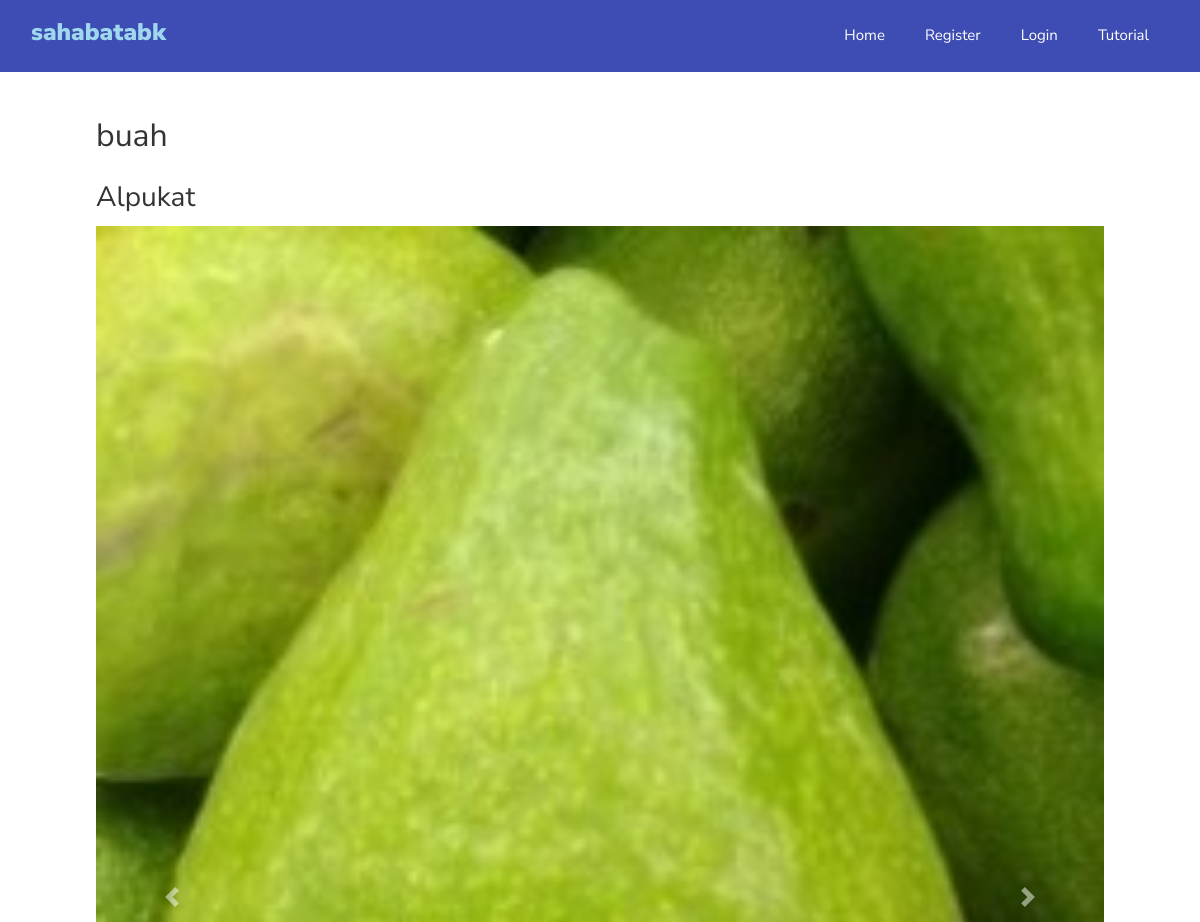
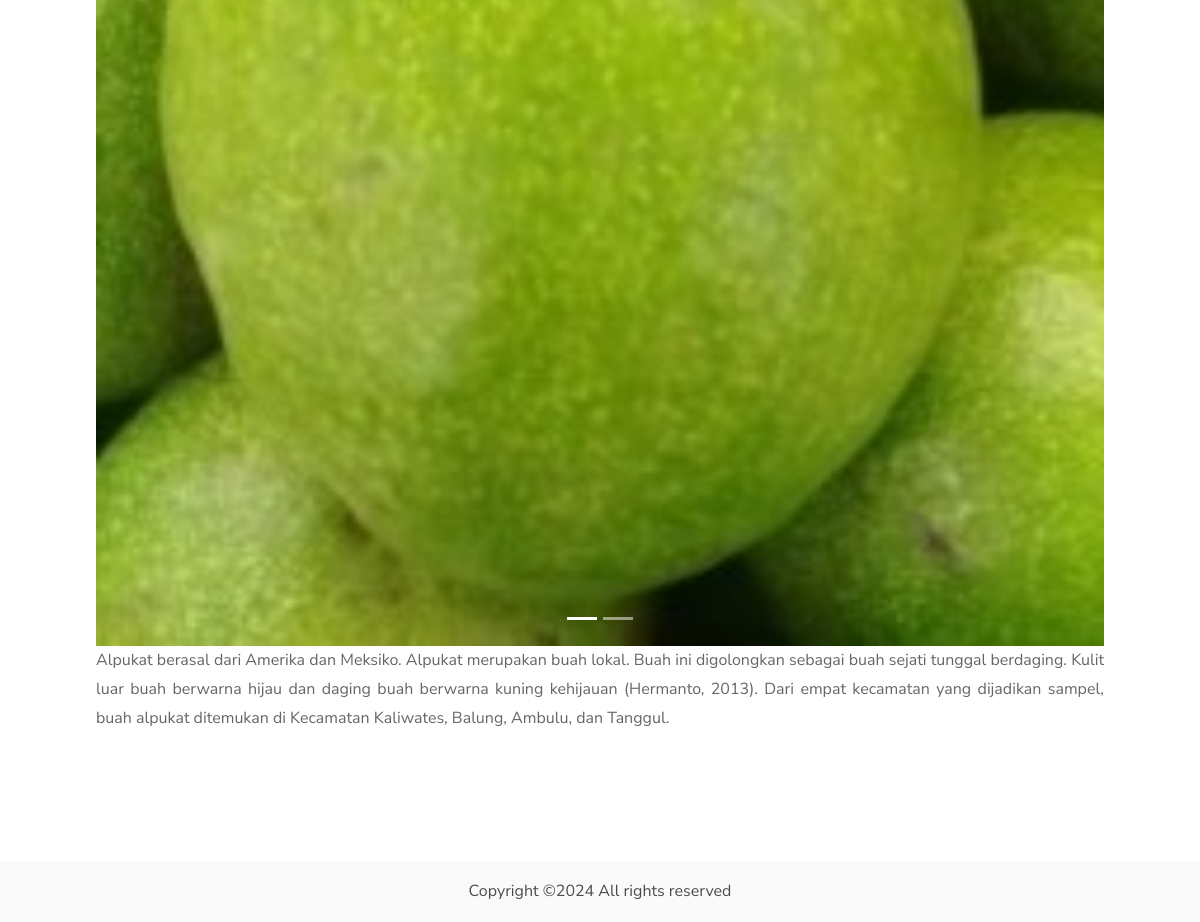
The page /search/detail/05-01-20185a4f30c71d8bd on the database its author committed (2 pictures, top to bottom).
### tables this page shows
CREATE TABLE `ensiklopedia_data` (
  `data_id` varchar(100) NOT NULL,
  `kategori` varchar(50) NOT NULL,
  `nama` varchar(255) DEFAULT NULL,
  `jenis` varchar(255) DEFAULT NULL,
  `deskripsi` longtext DEFAULT NULL,
  `kandungan` text DEFAULT NULL,
  `manfaat` text DEFAULT NULL,
  `klasifikasi` text DEFAULT NULL,
  `sub_klasifikasi` text DEFAULT NULL,
  `video` varchar(255) DEFAULT NULL,
  `created_at` datetime NOT NULL,
  `updated_at` timestamp NOT NULL DEFAULT current_timestamp(),
  `is_active` int(1) NOT NULL DEFAULT 1,
  `cek` int(1) NOT NULL DEFAULT 0
);

CREATE TABLE `ensiklopedia_foto` (
  `jenis_foto` varchar(250) NOT NULL,
  `id_jenis` int(11) NOT NULL,
  `id_master` varchar(100) NOT NULL
);

### application/views/main/front-end.php (called while the page is built)
<?php
$this->load->view("partials/head");
$this->load->view("partials/navbar");
$this->load->view($page,$content);
$this->load->view("partials/footer");

### application/controllers/Search.php (called while the page is built, shortened)
<?php
class Search extends CI_Controller
{
	public function __construct()
	{
		$this->load->model("Mbuah_sayur", "data");
	}
	public function detail($data_id = "")
	{
		$data["content"] = $this->data->getById(array("data_id" => $data_id));
		$data["page"] = "pages/search/search_detail";
		$this->load->view("main/front-end", $data);
	}
}

### index.php (called while the page is built, shortened)
<?php
require_once BASEPATH.'core/CodeIgniter.php';

### application/models/Mbuah_sayur.php (called while the page is built, shortened)
<?php
class Mbuah_sayur extends CI_Model
{
	public function getById($where = array())
	{
		return $this->db->where($where)->get("ensiklopedia_data")->row();
	}
}

### application/views/pages/search/search_detail.php (the view, shortened to what this page needs)
<section class="ftco-section ">
	<div class="container">
		<div class="row p-5">
			<div class="p-5 order-md-last ftco-animate">
				<h2 class="mb-3"><?= $content->kategori ?></h2>
				<h3><?= $content->nama ?></h3>
				<?php
				$foto = $this->db->where("id_master", $content->data_id)->get("ensiklopedia_foto")->result();
				?>
				<div id="carouselExampleIndicators" class="carousel slide" data-ride="carousel">
					<ol class="carousel-indicators">
						<?php foreach ($foto as $key => $item): ?>
							<li data-target="#carouselExampleIndicators"
								data-slide-to="<?= $key ?>" <?= $key == 0 ? 'class="active"' : '' ?>></li>
						<?php endforeach; ?>
					</ol>
					<div class="carousel-inner">
						<?php foreach ($foto as $key => $item): ?>
							<div class="carousel-item <?= $key == 0 ? 'active' : '' ?>">
								<img class="d-block w-100" src="<?= base_url("img/$item->jenis_foto") ?>" alt="First slide">
							</div>
						<?php endforeach; ?>
					</div>
					<a class="carousel-control-prev" href="#carouselExampleIndicators" role="button" data-slide="prev">
						<span class="carousel-control-prev-icon" aria-hidden="true"></span>
					</a>
					<a class="carousel-control-next" href="#carouselExampleIndicators" role="button" data-slide="next">
						<span class="carousel-control-next-icon" aria-hidden="true"></span>
					</a>
				</div>
				<p class="text-justify"><?= $content->deskripsi ?></p>
			</div>
		</div>
	</div>
</section>

### application/views/partials/head.php (shortened to what this page needs)
<!DOCTYPE html>
<html lang="en">
<head>
	<link rel="stylesheet" href="<?=base_url()?>front-end/css/open-iconic-bootstrap.min.css">
	<link rel="stylesheet" href="<?=base_url()?>front-end/css/animate.css">
	<link rel="stylesheet" href="<?=base_url()?>front-end/css/owl.carousel.min.css">
	<link rel="stylesheet" href="<?=base_url()?>front-end/css/owl.theme.default.min.css">
	<link rel="stylesheet" href="<?=base_url()?>front-end/css/magnific-popup.css">
	<link rel="stylesheet" href="<?=base_url()?>front-end/css/aos.css">
	<link rel="stylesheet" href="<?=base_url()?>front-end/css/ionicons.min.css">
	<link rel="stylesheet" href="<?=base_url()?>front-end/css/bootstrap-datepicker.css">
	<link rel="stylesheet" href="<?=base_url()?>front-end/css/jquery.timepicker.css">
	<link rel="stylesheet" href="<?=base_url()?>front-end/css/flaticon.css">
	<link rel="stylesheet" href="<?=base_url()?>front-end/css/icomoon.css">
	<link rel="stylesheet" href="<?=base_url()?>front-end/css/style.css">
</head>
<body id="top" style="overflow-x: hidden;">

### application/views/partials/navbar.php (shortened to what this page needs)
<nav class="navbar navbar-expand-lg navbar-dark ftco_navbar bg-dark ftco-navbar-light" id="ftco-navbar"
	 style="top: unset; background: #0E21A0 !important; opacity: 0.8;">
	<div class="container">
		<a class="navbar-brand" href="<?= base_url("") ?>"><h4 style="font-weight: bolder; color: skyblue;">sahabatabk</h4></a>
		<div class="collapse navbar-collapse" id="ftco-nav">
			<ul class="navbar-nav ml-auto">
				<li class="nav-item"><a href="<?= base_url() ?>" class="nav-link">Home</a></li>
				<li class="nav-item"><a href="<?= base_url("auth/register") ?>" class="nav-link">Register</a></li>
				<li class="nav-item"><a href="<?= base_url("auth") ?>" class="nav-link">Login</a></li>
				<li class="nav-item"><a href="https://www.youtube.com/watch?v=lMf9vDhlCkM" target="_blank" class="nav-link">Tutorial</a></li>
			</ul>
		</div>
	</div>
</nav>

### application/views/partials/footer.php (shortened to what this page needs)
<footer class="ftco-footer ftco-section" id="contact">
	<div class="container">
		<div class="row">
			<div class="col-md-12 text-center">
				<p class="py-0 my-0">
					Copyright &copy;<script>document.write(new Date().getFullYear());</script>
					All rights reserved</p>
			</div>
		</div>
	</div>
</footer>
</body>
</html>

### application/views/partials/navbar.php (style rules this page uses)
.nav-link { color: white !important; }

### rows shown on the page
ensiklopedia_data: kategori "buah", nama "Alpukat", deskripsi "Alpukat berasal dari Amerika dan Meksiko. Alpukat merupakan buah lokal. Buah ini digolongkan sebagai buah sejati tunggal berdaging. Kulit luar buah berwarna hijau dan daging buah berwarna kuning kehijauan (Hermanto, 2013). Dari empat kecamatan yang dijadikan sampel, buah alpukat ditemukan di Kecamatan Kaliwates, Balung, Ambulu, dan Tanggul."
ensiklopedia_foto: jenis_foto (picture)
